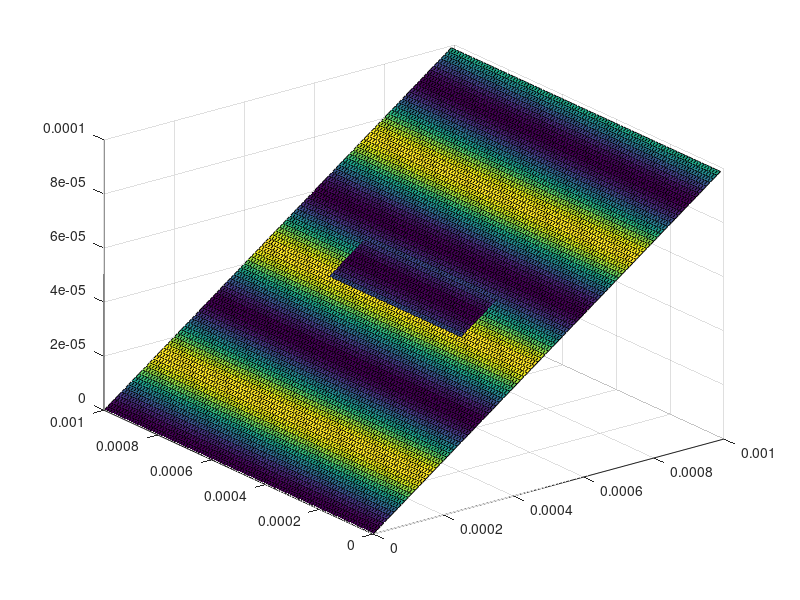

This figure's MATLAB source: (Note: this script raises an error after producing the figure.)
clear;
close all;
I0 = 1;
times = 0;

lambda = 6e-5; % 波长，为 600nm
scratch_depth = 1/3 * lambda; % 划痕深度
scratch_width = 0.0001;

for theta = 0.1:0.005:0.4 % 劈尖夹角
    times = times + 1;
    length = .001; % 劈尖长度
    xmax = 0.001 * cos(theta); % ?
    [x, y] = meshgrid(0:0.00001:xmax, 0:0.00001:0.001); % 生成网格，x 为横坐标，y 为纵坐标
    z = x * tan(theta);
    % 我们现在表面有划痕了！假设划痕在中央，宽度为 1/1000 的元件宽度
    % 我们假设划痕的深度为 1/3 波长
    % 添加划痕影响
    scratch_center = length / 2; % 划痕中心位置
    scratch_start = scratch_center - scratch_width / 2; % 划痕开始位置
    scratch_end = scratch_center + scratch_width / 2; % 划痕结束位置
    scratch_area = x > scratch_start & x < scratch_end; % 定义划痕区域

    scratch_length = 0.0005; % 划痕的长度，例如 0.5 毫米
    scratch_y_center = 0.0005; % 划痕沿 y 轴的中心位置，例如在 0.5 毫米处
    scratch_y_start = scratch_y_center - scratch_length / 2;
    scratch_y_end = scratch_y_center + scratch_length / 2;
    scratch_area_y = y > scratch_y_start & y < scratch_y_end;
    scratch_area = scratch_area & scratch_area_y;

    h = x * tan(theta); % 在 x 处的高度
    k = 2 * pi / lambda; % 波数
    Delta = 2 * h; % 光程差
    Delta(scratch_area) = Delta(scratch_area) + scratch_depth; % 在划痕区域增加厚度
    I = I0 * 2 * (cos(Delta * k + pi) + 1);
    surf(x, y, z, I);
    set(gcf, 'color', 'white', [0.667, 0.667, 1]);
    shading interp; % 颜色插值
    colorbar;
    axis equal; % 等比例缩放
    set(gca, 'ZLim', [0, 0.0006]);
    set(gca, 'XLim', [0, 0.001]);
    xlabel('x/m'); ylabel('y/m'); zlabel('z/m');
    title(['劈尖夹角为', num2str(theta / pi * 180, 4), 'deg']);
    colormap gray;
    m(:, times) = getframe; % 把图像存入矩阵 m 中
end

movie(m, 2);
